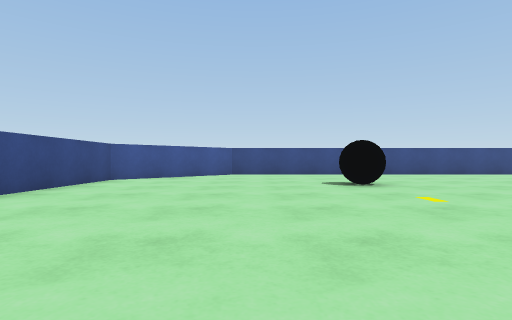
View 1 (above)

21 first-person views from a walk through a 3-D level made in the Unity game engine. The camera is 0.55 m above the floor, looks level and sees 80° across. The floor is counted in squares, 1 m on a side. Each view is taken from the middle of a square. On the plan, view 1 faces up. The plan holds only what a view shows up to about 9 squares ahead; the rest is blank.

View 2
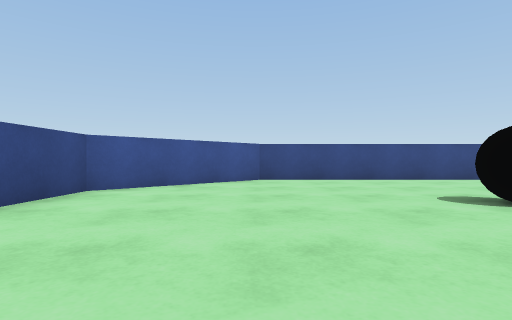

View 3
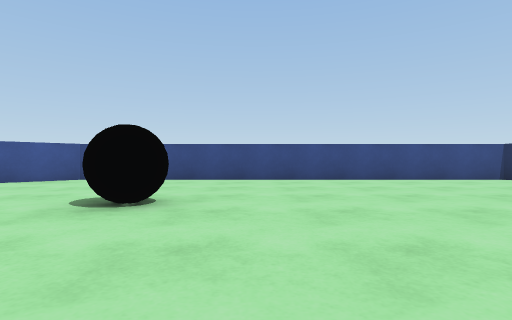

View 4
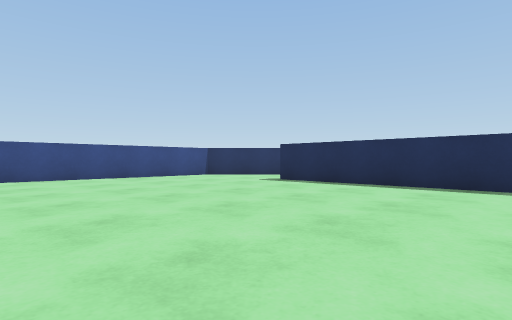

View 5
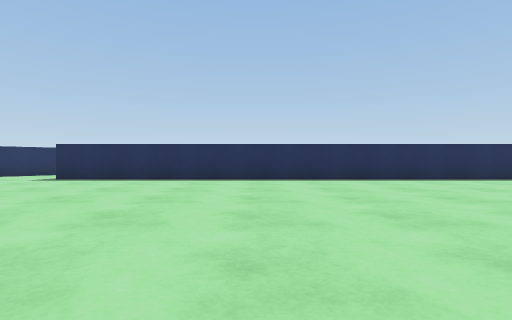

View 6
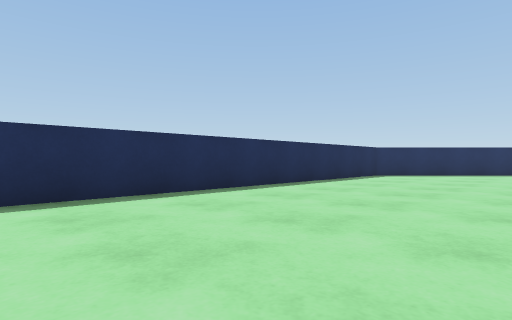

View 7
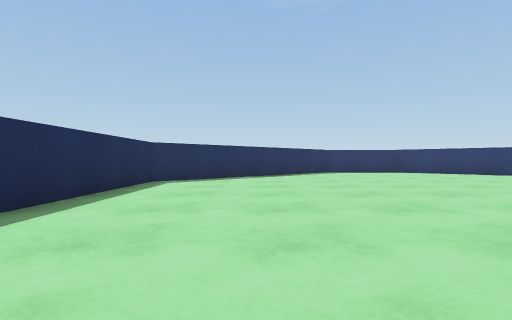

View 8
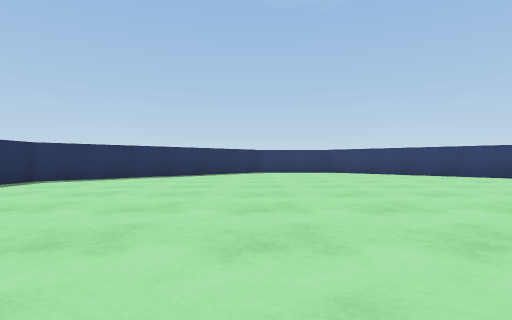

View 9
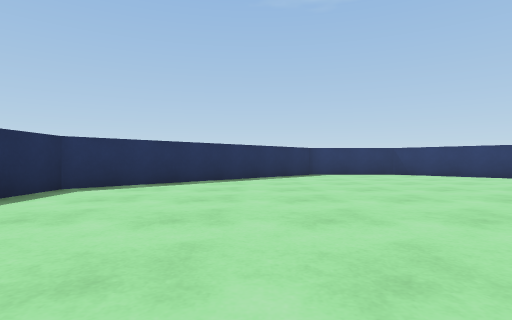

View 10
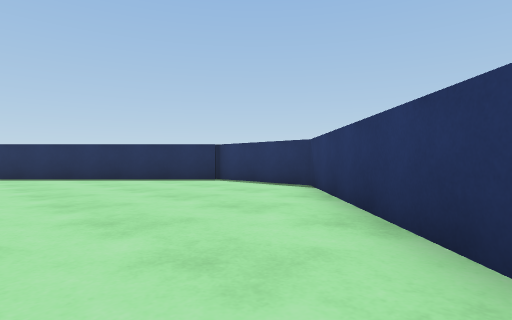

View 11
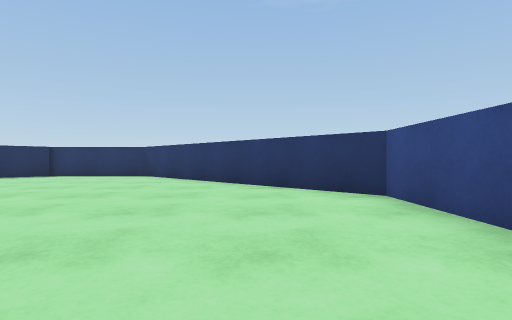

View 12
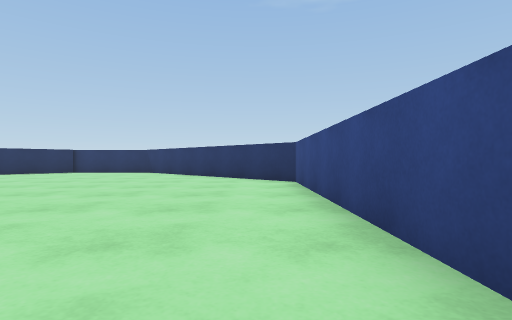

View 13
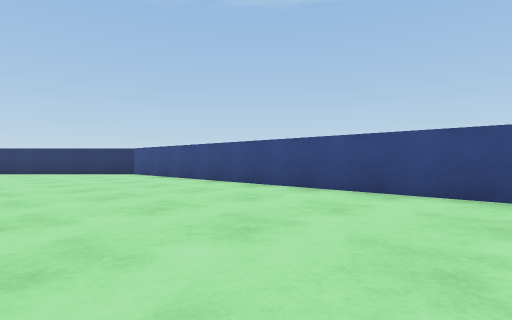

View 14
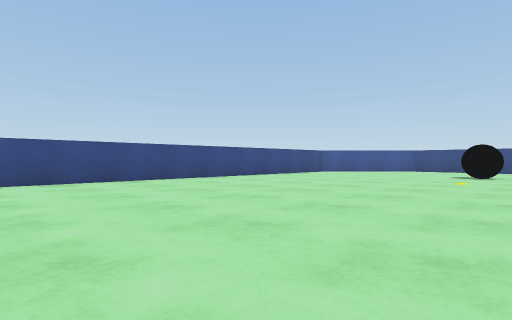

View 15
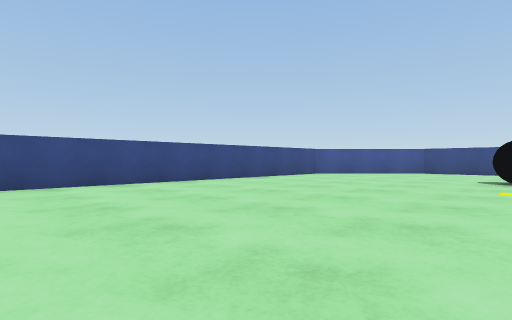

View 16
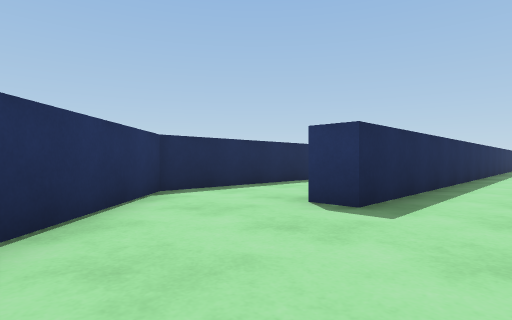

View 17
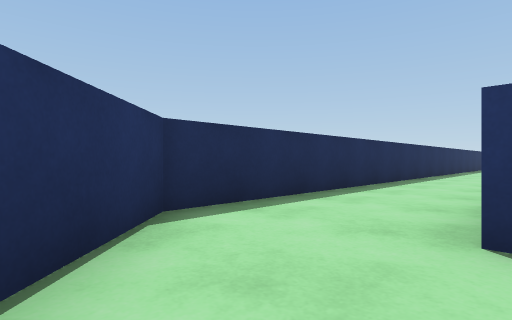

View 18
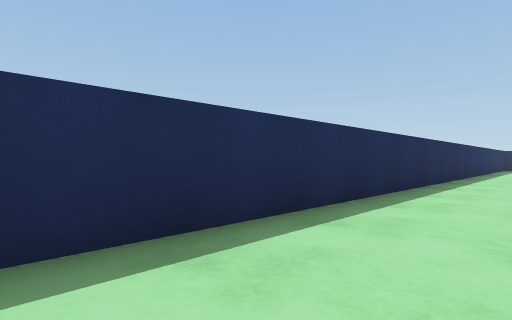

View 19
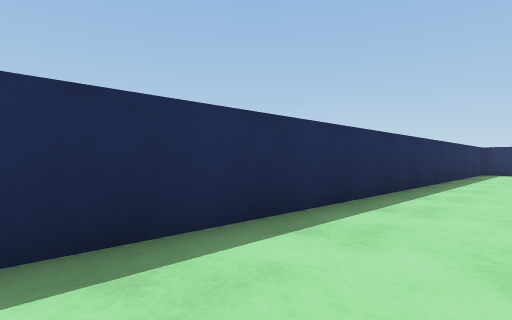

View 20
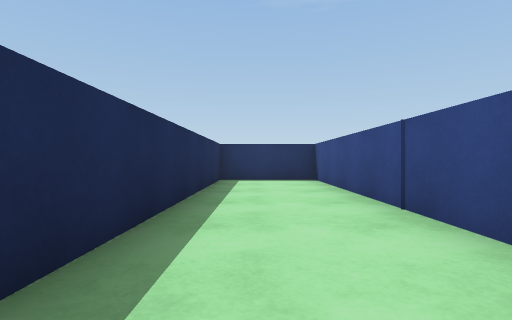

View 21
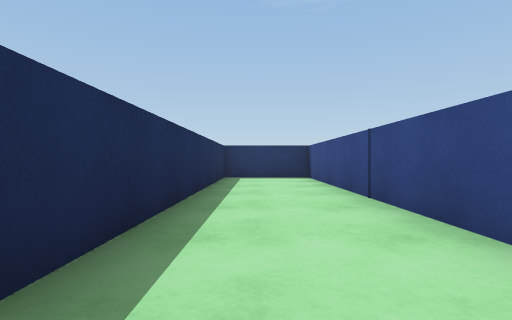

### Floor plan
Points are (right, up) in squares from view 1. A wall is a line through its corners. A room is listed if a view was taken in it or the views show most of it. See-through windows are left out.
Room 1 (views 1, 2, 3, 4, 5, 6, 7, 8, 9, 10, 11, 12, 13, 14, 15, 16, 17, 18, 19, 20, 21)
walls: (11.3, -8.9) (11.3, -16.5) (14, -16.5) (14, 8.4) (10.9, 11.5) (-0.9, 11.5) (-4, 8.4) (-4, -10.7) (1.8, -16.5) (5.2, -16.5); (5, -16.4) (10.6, -10.7) (10.6, 7.7) (11.4, 7.7)
objects: other object (2, 7) to (3, 7)

Positions as (right, up) in squares from view 1, and headings:
1: (0, 0), facing up
2: (-1, 3), facing up
3: (4, 3), facing up
4: (4, 2), facing up-right
5: (2, 2), facing right
6: (6, 0), facing down-right
7: (8, -3), facing down
8: (5, -3), facing down
9: (7, -5), facing down
10: (-2, -11), facing down-right
11: (-2, -6), facing down
12: (-3, -3), facing down
13: (1, 1), facing down-left
14: (4, -4), facing up-left
15: (3, -2), facing up-left
16: (9, 11), facing down-right
17: (11, 10), facing down-right
18: (12, 3), facing down-right
19: (12, -3), facing down-right
20: (13, -8), facing down
21: (13, -7), facing down
